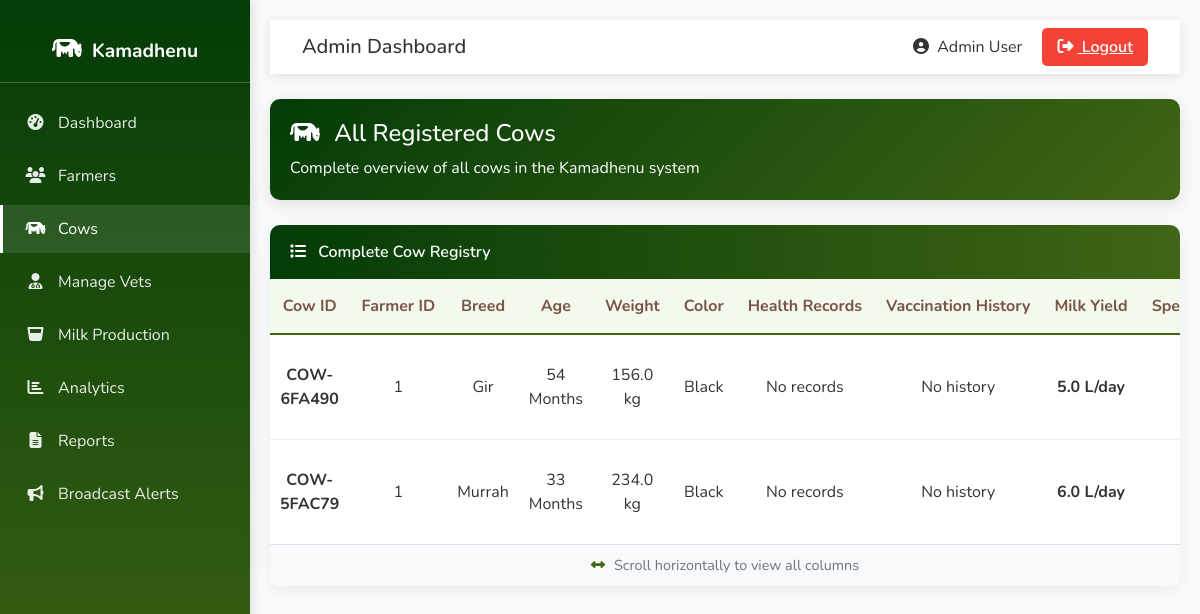
Page /admin/cows (signed in) on the committed database.
### tables this page shows
CREATE TABLE cows (
            cow_id TEXT PRIMARY KEY,
            farmer_id INTEGER,
            cattle_type TEXT NOT NULL,
            breed TEXT,
            date_of_birth DATE,  -- NEW: Date of birth
            age INTEGER,
            weight REAL,
            color TEXT,
            health_records TEXT,
            vaccination_history TEXT,
            milk_yield REAL,
            special_notes TEXT,
            photo TEXT,
            muzzle_id TEXT,
            muzzle_photo TEXT,
            father_id TEXT,
            mother_id TEXT,
            insurance_by TEXT,  -- NEW: Insurance company name
            insurance_policy_number TEXT,  -- NEW: Policy number
            insurance_valid_upto DATE,  -- NEW: Insurance expiry date
            created_at TIMESTAMP DEFAULT CURRENT_TIMESTAMP,
            FOREIGN KEY (farmer_id) REFERENCES farmers(farmer_id),
            FOREIGN KEY (father_id) REFERENCES cows(cow_id),
            FOREIGN KEY (mother_id) REFERENCES cows(cow_id)
        );

### app.py (the view)
@app.route('/admin/cows')
def admin_cows():
    if "admin" not in session:
        return redirect(url_for("admin_login"))
    conn = get_db()
    cursor = conn.cursor()
    cursor.execute("SELECT cow_id, breed, age, weight, color, health_records, vaccination_history, milk_yield, special_notes, farmer_id, photo,created_at FROM cows")
    cows = cursor.fetchall()
    conn.close()
    return render_template('admin_cows.html', cows=cows)

### app.py (called while the page is built)
def get_db():
    conn = sqlite3.connect(DB_NAME)
    conn.row_factory = sqlite3.Row
    return conn

@app.context_processor
def inject_lang():
    return {'current_lang': session.get('language', 'en')}

### templates/admin_cows.html (shortened to what this page needs)
<!DOCTYPE html>
<html lang="en">
<head>
    <link rel="stylesheet" href="https://cdn.jsdelivr.net/npm/bootstrap@5.3.0/dist/css/bootstrap.min.css">
    <link rel="stylesheet" href="https://cdnjs.cloudflare.com/ajax/libs/font-awesome/6.4.0/css/all.min.css">
</head>
<body>
    <div class="sidebar">
        <div class="sidebar-brand">
            <i class="fas fa-cow"></i><span>Kamadhenu</span>
        </div>
        <ul class="sidebar-nav">
            <li><a href="{{ url_for('admin_dashboard') }}" ><i class="fas fa-tachometer-alt"></i><span>Dashboard</span></a></li>
            <li><a href="{{ url_for('admin_farmers') }}"><i class="fas fa-users"></i><span>Farmers</span></a></li>
            <li><a href="{{ url_for('admin_cows') }}" class="active"><i class="fas fa-cow"></i><span>Cows</span></a></li>
            <li><a href="{{ url_for('manage_vets') }}"><i class="fas fa-user-md"></i><span>Manage Vets</span></a></li>
            <li><a href="{{ url_for('admin_milk_production') }}"><i class="fas fa-glass-whiskey"></i><span>Milk Production</span></a></li>
            <li><a href="{{ url_for('admin_analytics') }}"><i class="fas fa-chart-bar"></i><span>Analytics</span></a></li>
            <li><a href="{{ url_for('admin_reports') }}"><i class="fas fa-file-alt"></i><span>Reports</span></a></li>
             <li><a href="{{ url_for('admin_broadcast') }}"><i class="fas fa-bullhorn"></i><span>Broadcast Alerts</span></a></li>
        </ul>
    </div>
    <div class="main-content">
        <nav class="navbar navbar-expand-lg navbar-light">
            <div class="container-fluid">
                <h5 class="mb-0">Admin Dashboard</h5>
                <div>
                    <span class="me-3"><i class="fas fa-user-circle me-1"></i> Admin User</span>
                    <a href="{{ url_for('admin_logout') }}" class="btn-logout"><i class="fas fa-sign-out-alt me-1"></i> Logout</a>
                </div>
            </div>
        </nav>
        <div class="welcome-card">
            <h4><i class="fas fa-cow me-2"></i> All Registered Cows</h4>
            <p class="mb-0">Complete overview of all cows in the Kamadhenu system</p>
        </div>
        <div class="table-container">
            <div class="table-header">
                <i class="fas fa-list me-2"></i> Complete Cow Registry
            </div>
            <div style="overflow-x: auto;">
                <table class="cows-table">
                    <thead>
                        <tr>
                            <th>Cow ID</th>
                            <th>Farmer ID</th>
                            <th>Breed</th>
                            <th>Age</th>
                            <th>Weight</th>
                            <th>Color</th>
                            <th>Health Records</th>
                            <th>Vaccination History</th>
                            <th>Milk Yield</th>
                            <th>Special Notes</th>
                        </tr>
                    </thead>
                    <tbody>
                        {% for cow in cows %}
                        <tr>
                            <td><strong>{{ cow['cow_id'] }}</strong></td>
                            <td>{{ cow['farmer_id'] }}</td>
                            <td>{{ cow['breed'] }}</td>
                            <td>{{ cow['age'] }} Months</td>
                            <td>{{ cow['weight'] }} kg</td>
                            <td>{{ cow['color'] }}</td>
                            <td>{{ cow['health_records'] or 'No records' }}</td>
                            <td>{{ cow['vaccination_history'] or 'No history' }}</td>
                            <td><strong>{{ cow['milk_yield'] }} L/day</strong></td>
                            <td>{{ cow['special_notes'] or 'None' }}</td>
                        </tr>
                        {% endfor %}
                    </tbody>
                </table>
            </div>
            <div class="scroll-info">
                <i class="fas fa-arrows-alt-h"></i> Scroll horizontally to view all columns
            </div>
        </div>
    </div>
</body>
</html>

### templates/admin_cows.html (style rules this page uses)
:root { --primary-green: #043c07; --light-green: #0e5510; --pastoral-green: #406515; --cream: #fff9e6; --brown: #795548; --light-brown: #a98274; }
body { font-family: 'Nunito', sans-serif; background-color: #f8f9fa; color: #333; margin: 0; padding: 0; }
.sidebar { background: linear-gradient(to bottom, var(--primary-green), var(--pastoral-green)); color: white; height: 100vh; position: fixed; top: 0; left: 0; width: 250px; padding-top: 20px; box-shadow: 3px 0 10px rgba(0, 0, 0, 0.1); z-index: 1000; }
.sidebar-brand { padding: 1rem 1.5rem; font-size: 1.2rem; font-weight: 700; text-align: center; border-bottom: 1px solid rgba(255, 255, 255, 0.2); margin-bottom: 1rem; }
.sidebar-brand i { font-size: 1.5rem; margin-right: 10px; }
.sidebar-nav { list-style: none; padding: 0; margin: 0; }
.sidebar-nav li { margin-bottom: 5px; }
.sidebar-nav a { color: rgba(255, 255, 255, 0.9); text-decoration: none; padding: 12px 20px; display: block; transition: all 0.3s; border-left: 3px solid transparent; }
.sidebar-nav a:hover, .sidebar-nav a.active { background-color: rgba(255, 255, 255, 0.1); color: white; border-left: 3px solid white; }
.sidebar-nav i { width: 25px; text-align: center; margin-right: 10px; }
.main-content { margin-left: 250px; padding: 20px; }
.navbar { background-color: white; box-shadow: 0 2px 10px rgba(0, 0, 0, 0.1); padding: 15px 20px; margin-bottom: 25px; }
.welcome-card { background: linear-gradient(135deg, var(--primary-green), var(--pastoral-green)); color: white; border-radius: 10px; padding: 20px; margin-bottom: 25px; box-shadow: 0 5px 15px rgba(0, 0, 0, 0.1); }
.table-container { background: white; border-radius: 10px; box-shadow: 0 5px 15px rgba(0, 0, 0, 0.05); overflow: hidden; margin-bottom: 20px; }
.table-header { background: linear-gradient(to right, var(--primary-green), var(--pastoral-green)); color: white; padding: 15px 20px; font-weight: 600; }
.cows-table { width: 100%; border-collapse: collapse; min-width: 1200px; }
.cows-table th { background-color: rgba(139, 195, 74, 0.1); color: var(--brown); font-weight: 700; padding: 15px 12px; text-align: center; border-bottom: 2px solid var(--pastoral-green); white-space: nowrap; }
.cows-table td { padding: 12px 10px; border-bottom: 1px solid #eee; text-align: center; vertical-align: middle; }
.cows-table tr:last-child td { border-bottom: none; }
.btn-logout { background-color: #f44336; border: none; color: white; padding: 8px 15px; border-radius: 5px; font-weight: 600; transition: all 0.3s; }
.scroll-info { background-color: #f8f9fa; padding: 10px 15px; border-top: 1px solid #dee2e6; font-size: 0.9rem; color: #6c757d; text-align: center; }
.scroll-info i { margin-right: 5px; color: var(--pastoral-green); }
body { top: 0 !important; }
body { top: 0px !important; position: static !important; }

### rows in the picture
cows: cow_id "COW-6FA490", farmer_id "1", breed "Gir", age "54", weight "156.0", color "Black", health_records "No records", vaccination_history "No history", milk_yield "5.0"
cows: cow_id "COW-5FAC79", farmer_id "1", breed "Murrah", age "33", weight "234.0", color "Black", cow "No records", cow "No history", milk_yield "6.0"
